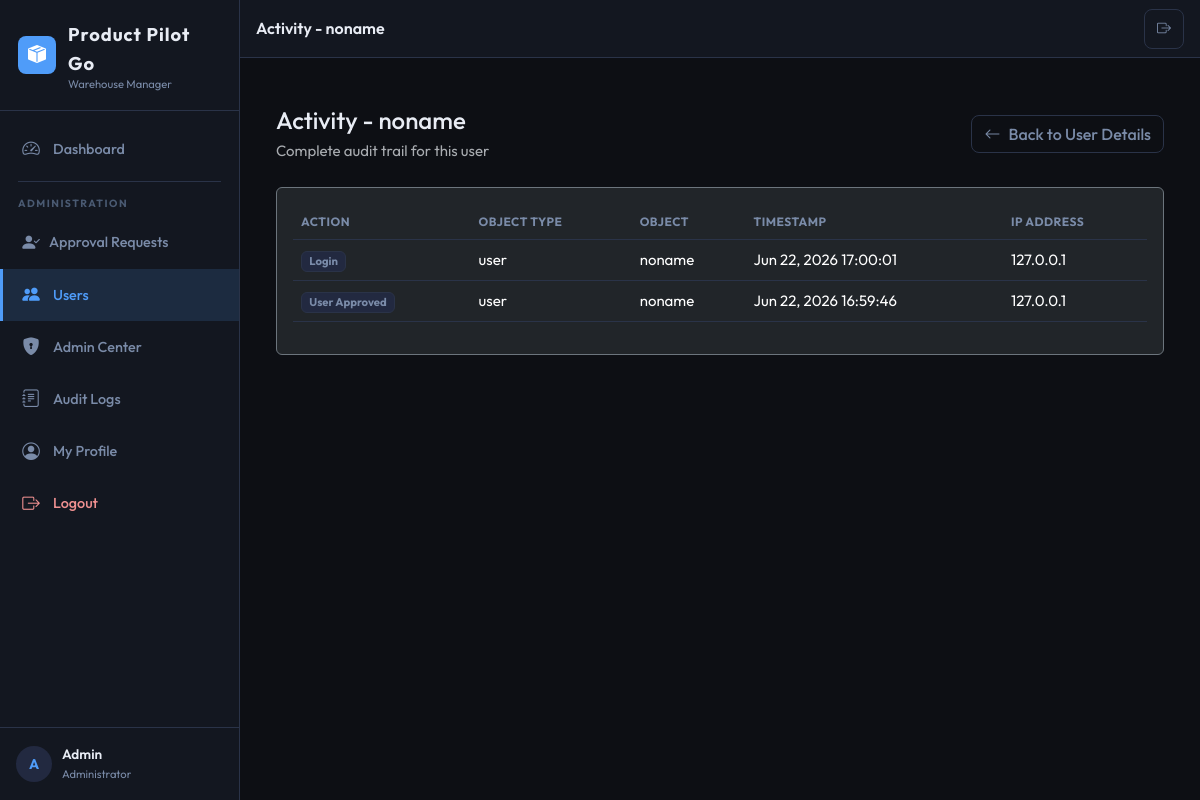
Before: /users/3/activity/ (signed in) with the older database file.
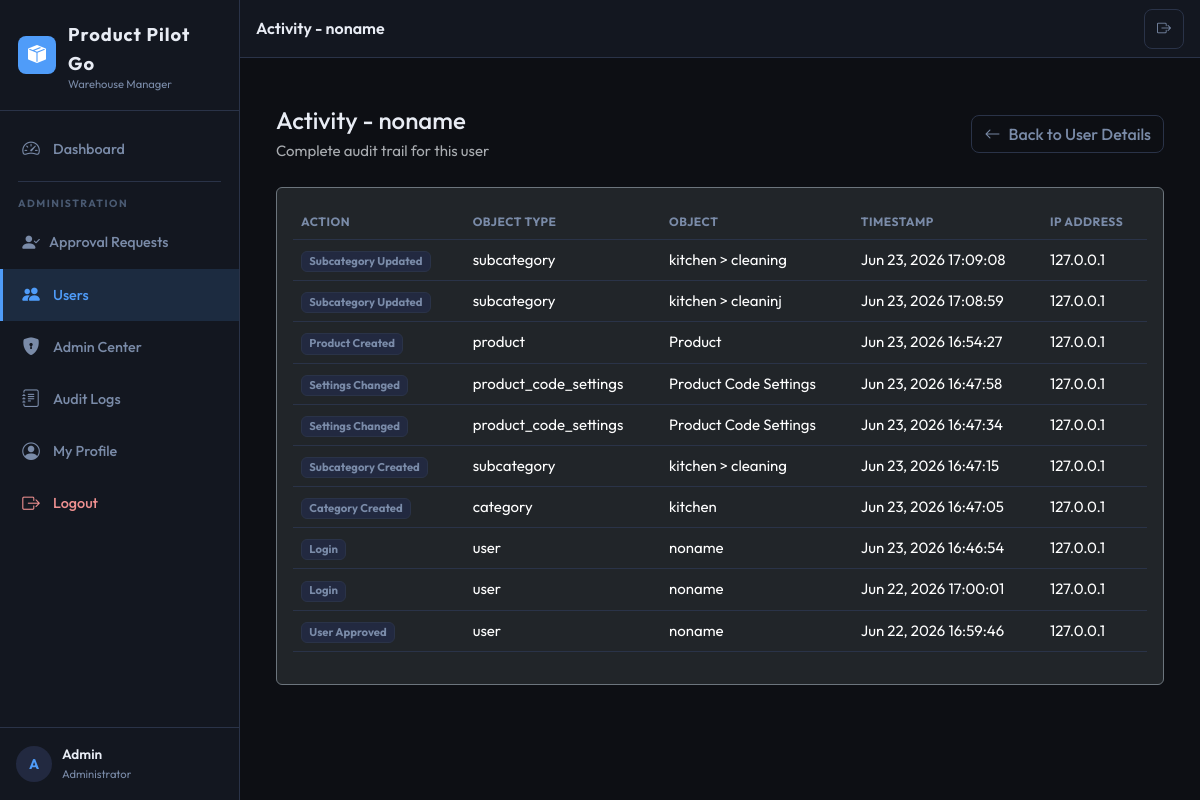
After: the same page with the newer database file.
### aps/models.py (models this page shows, shortened)
class AuditLog(models.Model):
    ACTION_LOGIN = 'login'
    ACTION_LOGOUT = 'logout'
    ACTION_USER_APPROVED = 'user_approved'
    ACTION_USER_REJECTED = 'user_rejected'
    ACTION_USER_DEACTIVATED = 'user_deactivated'
    ACTION_USER_ACTIVATED = 'user_activated'
    ACTION_PRODUCT_CREATED = 'product_created'
    ACTION_PRODUCT_UPDATED = 'product_updated'
    ACTION_PRODUCT_DELETED = 'product_deleted'
    ACTION_PRODUCT_RESTORED = 'product_restored'
    ACTION_PRODUCT_PERMANENT_DELETE = 'product_permanent_delete'
    ACTION_INVENTORY_CREATED = 'inventory_created'
    ACTION_INVENTORY_UPDATED = 'inventory_updated'
    ACTION_INVENTORY_DELETED = 'inventory_deleted'
    ACTION_LOCATION_CHANGED = 'location_changed'
    ACTION_ORDER_CREATED = 'order_created'
    ACTION_ORDER_UPDATED = 'order_updated'
    ACTION_ORDER_DELETED = 'order_deleted'
    ACTION_EXPORT = 'export'
    ACTION_SETTINGS_CHANGED = 'settings_changed'
    ACTION_CATEGORY_CREATED = 'category_created'
    ACTION_CATEGORY_UPDATED = 'category_updated'
    ACTION_SUBCATEGORY_CREATED = 'subcategory_created'
    ACTION_SUBCATEGORY_UPDATED = 'subcategory_updated'
    ACTION_WISHLIST_ADD = 'wishlist_add'
    ACTION_WISHLIST_REMOVE = 'wishlist_remove'
    ACTION_PERMISSION_CHANGED = 'permission_changed'
    ACTION_EMAIL_SENT = 'email_sent'
    ACTION_EMAIL_FAILED = 'email_failed'
    ACTION_CHOICES = [
        (ACTION_LOGIN, 'Login'),
        (ACTION_LOGOUT, 'Logout'),
        (ACTION_USER_APPROVED, 'User Approved'),
        (ACTION_USER_REJECTED, 'User Rejected'),
        (ACTION_USER_DEACTIVATED, 'User Deactivated'),
        (ACTION_USER_ACTIVATED, 'User Activated'),
        (ACTION_PRODUCT_CREATED, 'Product Created'),
        (ACTION_PRODUCT_UPDATED, 'Product Updated'),
        (ACTION_PRODUCT_DELETED, 'Product Deleted'),
        (ACTION_PRODUCT_RESTORED, 'Product Restored'),
        (ACTION_PRODUCT_PERMANENT_DELETE, 'Product Permanently Deleted'),
        (ACTION_INVENTORY_CREATED, 'Inventory Created'),
        (ACTION_INVENTORY_UPDATED, 'Inventory Updated'),
        (ACTION_INVENTORY_DELETED, 'Inventory Deleted'),
        (ACTION_LOCATION_CHANGED, 'Location Changed'),
        (ACTION_ORDER_CREATED, 'Order Created'),
        (ACTION_ORDER_UPDATED, 'Order Updated'),
        (ACTION_ORDER_DELETED, 'Order Deleted'),
        (ACTION_EXPORT, 'Data Export'),
        (ACTION_SETTINGS_CHANGED, 'Settings Changed'),
        (ACTION_CATEGORY_CREATED, 'Category Created'),
        (ACTION_CATEGORY_UPDATED, 'Category Updated'),
        (ACTION_SUBCATEGORY_CREATED, 'Subcategory Created'),
        (ACTION_SUBCATEGORY_UPDATED, 'Subcategory Updated'),
        (ACTION_WISHLIST_ADD, 'Wishlist Add'),
        (ACTION_WISHLIST_REMOVE, 'Wishlist Remove'),
        (ACTION_PERMISSION_CHANGED, 'Permission Changed'),
        (ACTION_EMAIL_SENT, 'Email Sent'),
        (ACTION_EMAIL_FAILED, 'Email Failed'),
    ]
    user = models.ForeignKey(
        User,
        on_delete=models.SET_NULL,
        null=True, blank=True,
        related_name='audit_logs',
        help_text='User who performed the action.',
    )
    action = models.CharField(max_length=40, choices=ACTION_CHOICES, db_index=True)
    object_type = models.CharField(max_length=50, blank=True, db_index=True)
    object_id = models.PositiveIntegerField(null=True, blank=True, db_index=True)
    object_repr = models.CharField(max_length=255, blank=True)
    details = models.TextField(blank=True, help_text='JSON or text details of the change.')
    ip_address = models.GenericIPAddressField(null=True, blank=True)
    user_agent = models.CharField(max_length=500, blank=True)
    created_at = models.DateTimeField(auto_now_add=True, db_index=True)
    class Meta:
        ordering = ['-created_at']
        verbose_name = 'Audit Log'
        verbose_name_plural = 'Audit Logs'
        indexes = [
            models.Index(fields=['action', '-created_at'], name='idx_audit_action_date'),
            models.Index(fields=['user', '-created_at'], name='idx_audit_user_date'),
            models.Index(fields=['object_type', 'object_id'], name='idx_audit_object'),
        ]

### aps/views/users.py (the view)
# urls.py: path('users/<int:user_id>/activity/', views.user_activity, name='user_activity'),
@admin_required
def user_activity(request, user_id):
    target_user = get_object_or_404(User, pk=user_id, is_superuser=False)
    activity_qs = AuditLog.objects.filter(
        Q(user=target_user) | Q(object_type='user', object_id=target_user.pk)
    ).select_related('user').order_by('-created_at')
    paginator = Paginator(activity_qs, 50)
    page_obj = paginator.get_page(request.GET.get('page'))
    return render(request, 'aps/user_activity.html', {
        'page_title': f'Activity - {target_user.username}',
        'active_menu': 'users',
        'target_user': target_user,
        'page_obj': page_obj,
    })

### aps/permissions.py (called while the page is built, shortened)
def is_administrator(user):
    return user.is_authenticated and user.is_active and (
        user.is_staff or user.is_superuser
    )

def can_export(user):
    if is_administrator(user):
        return True
    profile = get_user_profile(user)
    return profile and profile.can_export

def can_manage_settings(user):
    if is_administrator(user):
        return True

def can_delete_products(user):
    if is_administrator(user):
        return True
    profile = get_user_profile(user)
    return profile and profile.can_delete_products

def admin_required(view_func):
    check = user_passes_test(
        lambda u: is_administrator(u),
        login_url='/login/',
    )
    return login_required(check(view_func))

### aps/templatetags/aps_tags.py (called while the page is built)
@register.simple_tag
def active_class(request, *url_names):
    try:
        match = resolve(request.path)
        if match.url_name in url_names:
            return "active"
    except Resolver404:
        pass
    return ""

### aps/templates/aps/user_activity.html (shortened to what this page needs)
{% extends 'aps/base.html' %}
{% load static %}
{% block content %}
<div class="container-fluid py-4">
  <div class="row mb-4">
    <div class="col-12">
      <div class="d-flex justify-content-between align-items-center flex-wrap gap-3">
        <div>
          <h4 class="mb-1">Activity - {{ target_user.username }}</h4>
          <p class="text-muted mb-0">Complete audit trail for this user</p>
        </div>
        <a href="{% url 'user_details' target_user.id %}" class="btn btn-outline-secondary">
          <i class="bi bi-arrow-left me-2"></i>Back to User Details
        </a>
      </div>
    </div>
  </div>
  <div class="row">
    <div class="col-12">
      <div class="card bg-dark border-secondary">
        <div class="card-body">
          <div class="table-responsive">
            <table class="table table-dark table-hover">
              <thead>
                <tr>
                  <th>Action</th>
                  <th>Object Type</th>
                  <th>Object</th>
                  <th>Timestamp</th>
                  <th>IP Address</th>
                </tr>
              </thead>
              <tbody>
                {% for log in page_obj %}
                <tr>
                  <td>
                    <span class="badge bg-secondary">{{ log.get_action_display }}</span>
                  </td>
                  <td>{{ log.object_type|default:"—" }}</td>
                  <td>{{ log.object_repr|default:"—" }}</td>
                  <td>{{ log.created_at|date:"M d, Y H:i:s" }}</td>
                  <td>{{ log.ip_address|default:"—" }}</td>
                </tr>
                {% empty %}
                <tr>
                  <td colspan="5" class="text-center text-muted">No activity found for this user</td>
                </tr>
                {% endfor %}
              </tbody>
            </table>
          </div>
        </div>
      </div>
    </div>
  </div>
</div>
{% endblock %}

Changed rows visible on the page:
added AuditLog: action "Subcategory Updated", object_type "subcategory", object_repr "kitchen > cleaning", created_at "Jun 23, 2026 17:09:08", ip_address "127.0.0.1"
added AuditLog: action "Subcategory Updated", object_type "subcategory", object_repr "kitchen > cleaninj", created_at "Jun 23, 2026 17:08:59", ip_address "127.0.0.1"
added AuditLog: action "Product Created", object_type "product", object_repr "Product", created_at "Jun 23, 2026 16:54:27", ip_address "127.0.0.1"
added AuditLog: action "Settings Changed", object_type "product_code_settings", object_repr "Product Code Settings", created_at "Jun 23, 2026 16:47:58", ip_address "127.0.0.1"
added AuditLog: action "Settings Changed", object_type "product_code_settings", object_repr "Product Code Settings", created_at "Jun 23, 2026 16:47:34", ip_address "127.0.0.1"
added AuditLog: action "Subcategory Created", object_type "subcategory", object_repr "kitchen > cleaning", created_at "Jun 23, 2026 16:47:15", ip_address "127.0.0.1"
added AuditLog: action "Category Created", object_type "category", object_repr "kitchen", created_at "Jun 23, 2026 16:47:05", ip_address "127.0.0.1"
added AuditLog: action "Login", object_type "user", object_repr "noname", created_at "Jun 23, 2026 16:46:54", ip_address "127.0.0.1"
